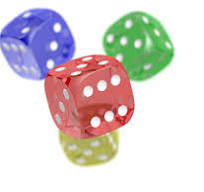
#> input picture Image Processing/Geometric Transformation/image.jpg, 204 x 192 px, found by its file name
$ python geometric_transformation.py
#> lines starting #> are read from the running program, lines starting #| are printed output that depends on the picture
import cv2
import numpy as np
import matplotlib.pyplot as plt

img = cv2.imread("image.jpg")
#> img is the input picture: shape (192, 204, 3); mean B, G, R 210, 210.5, 218
img_rgb = cv2.cvtColor(img, cv2.COLOR_BGR2RGB)

h, w = img.shape[:2]
#> h = 192; w = 204

# 1. Translation
tx, ty = 50, 80
T = np.float32([[1, 0, tx], [0, 1, ty]])
translated = cv2.warpAffine(img_rgb, T, (w, h))
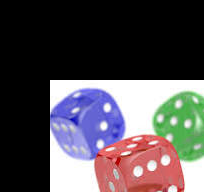
#> translated: shape (192, 204, 3); mean R, G, B 83.3, 77.9, 82.2

# 2. Scaling
scaled = cv2.resize(img_rgb, None, fx=1.5, fy=1.5)

# 3. Rotation
angle = 45
R = cv2.getRotationMatrix2D((w//2, h//2), angle, 1)
rotated = cv2.warpAffine(img_rgb, R, (w, h))
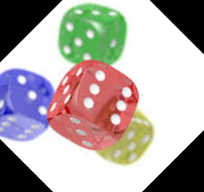
#> rotated: shape (192, 204, 3); mean R, G, B 176.6, 169.1, 166.7

# Display
plt.figure(figsize=(12,10))

plt.subplot(2,2,1); plt.imshow(img_rgb); plt.title("Original"); plt.axis('off')
plt.subplot(2,2,2); plt.imshow(translated); plt.title("Translated (50,80)"); plt.axis('off')
plt.subplot(2,2,3); plt.imshow(scaled); plt.title("Scaled x1.5"); plt.axis('off')
plt.subplot(2,2,4); plt.imshow(rotated); plt.title("Rotated 45°"); plt.axis('off')

plt.tight_layout()
plt.show()
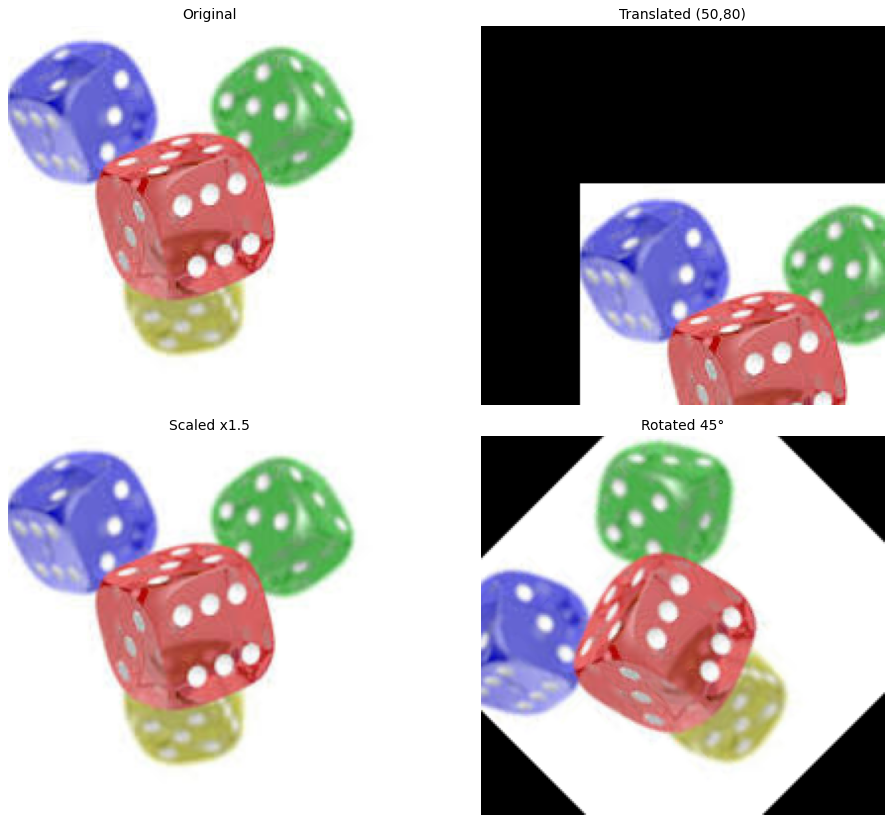
#> figure drawn by matplotlib, 4 panels
